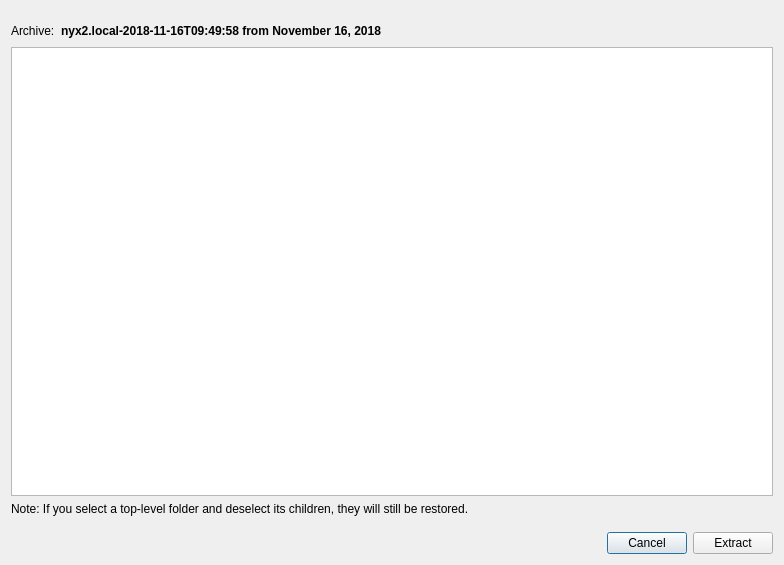
<?xml version="1.0" encoding="UTF-8"?>
<ui version="4.0">
 <class>ExtractDialog</class>
 <widget class="QDialog" name="ExtractDialog">
  <property name="geometry">
   <rect>
    <x>0</x>
    <y>0</y>
    <width>784</width>
    <height>565</height>
   </rect>
  </property>
  <property name="windowTitle">
   <string>Dialog</string>
  </property>
  <layout class="QVBoxLayout" name="verticalLayout">
   <item>
    <layout class="QHBoxLayout" name="horizontalLayout_2">
     <property name="topMargin">
      <number>10</number>
     </property>
     <item>
      <widget class="QLabel" name="label_2">
       <property name="text">
        <string>Archive:</string>
       </property>
      </widget>
     </item>
     <item>
      <widget class="QLabel" name="archiveNameLabel">
       <property name="font">
        <font>
         <weight>75</weight>
         <bold>true</bold>
        </font>
       </property>
       <property name="text">
        <string>nyx2.local-2018-11-16T09:49:58 from November 16, 2018</string>
       </property>
      </widget>
     </item>
     <item>
      <spacer name="horizontalSpacer_2">
       <property name="orientation">
        <enum>Qt::Horizontal</enum>
       </property>
       <property name="sizeHint" stdset="0">
        <size>
         <width>40</width>
         <height>20</height>
        </size>
       </property>
      </spacer>
     </item>
    </layout>
   </item>
   <item>
    <widget class="QTreeView" name="treeView"/>
   </item>
   <item>
    <widget class="QLabel" name="label">
     <property name="text">
      <string>Note: If you select a top-level folder and deselect its children, they will still be restored.</string>
     </property>
    </widget>
   </item>
   <item>
    <layout class="QHBoxLayout" name="horizontalLayout">
     <property name="topMargin">
      <number>10</number>
     </property>
     <item>
      <spacer name="horizontalSpacer">
       <property name="orientation">
        <enum>Qt::Horizontal</enum>
       </property>
       <property name="sizeHint" stdset="0">
        <size>
         <width>40</width>
         <height>20</height>
        </size>
       </property>
      </spacer>
     </item>
     <item alignment="Qt::AlignRight">
      <widget class="QPushButton" name="cancelButton">
       <property name="text">
        <string>Cancel</string>
       </property>
      </widget>
     </item>
     <item>
      <widget class="QPushButton" name="extractButton">
       <property name="text">
        <string>Extract</string>
       </property>
      </widget>
     </item>
    </layout>
   </item>
  </layout>
 </widget>
 <resources/>
 <connections/>
</ui>
